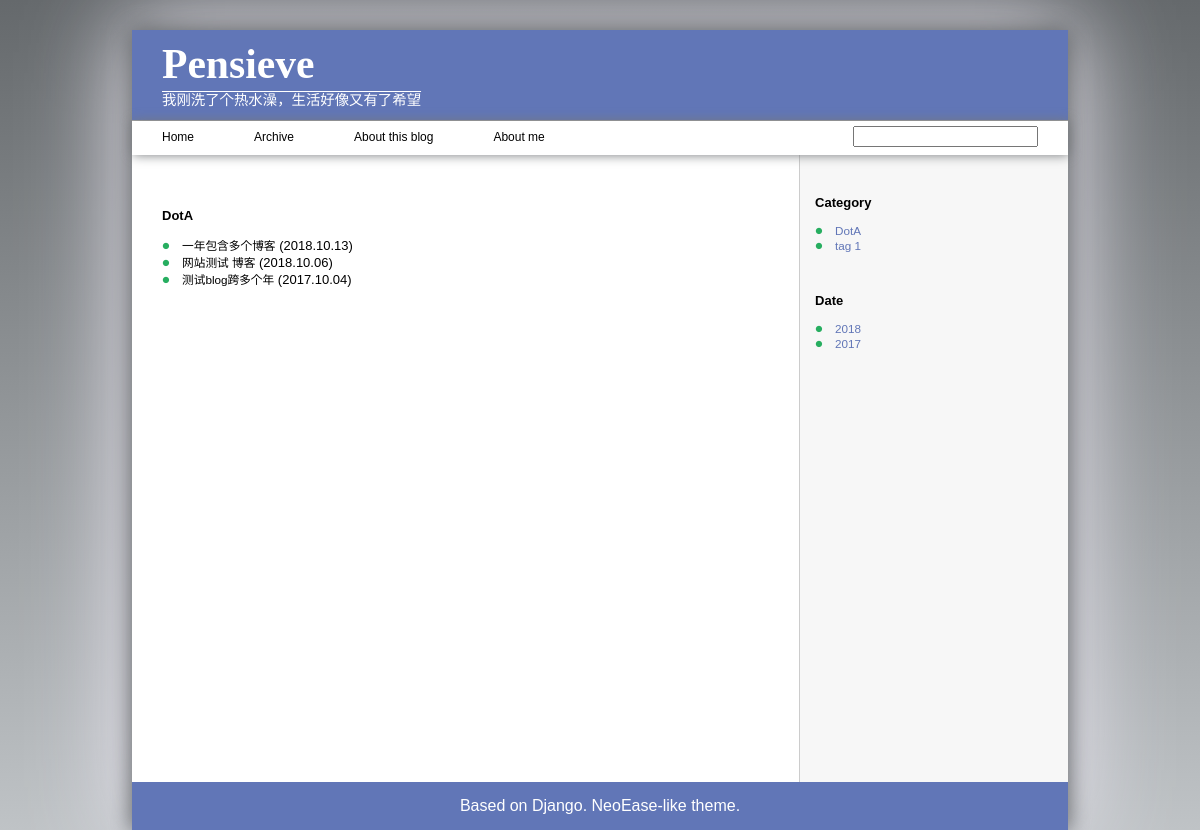
/blog/category/DotA/, run on an earlier commit of the app's database.
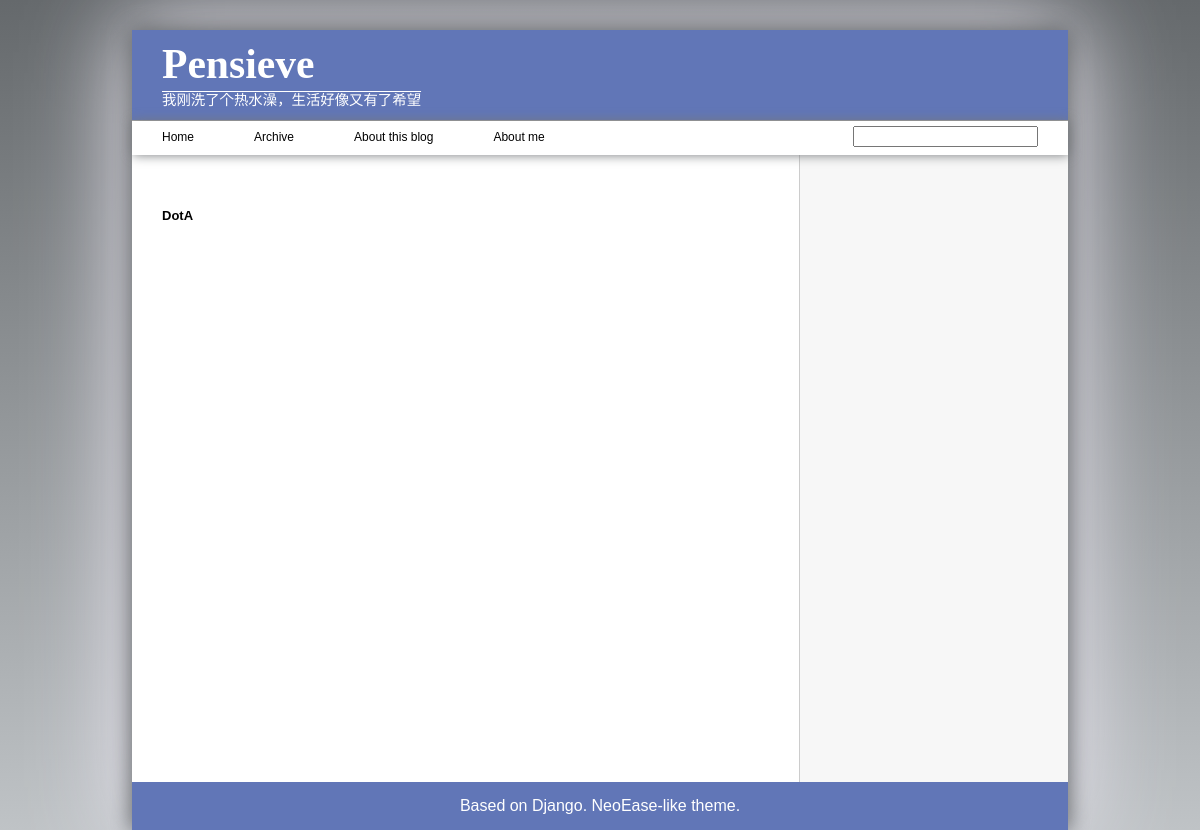
And on a later commit of the database.
### blog/models.py (models this page shows, shortened)
class Blog(models.Model):
    blog_author = models.ForeignKey(BlogAuthor, on_delete=models.PROTECT, default=1)
    post_date = models.DateField(default=date.today)
    tags = models.ManyToManyField(Tag)
    title = models.CharField(max_length=50)
    slug = models.CharField(max_length=50, unique_for_date="post_date")
    content = models.TextField()
    class Meta:
        ordering = ['-post_date']
    def get_absolute_url(self):
        return reverse(
            'blog-detail',
            kwargs={
                'year': self.post_date.year,
                'month': self.post_date.month,
                'day': self.post_date.day,
                'slug': self.slug
            }
        )

class Tag(models.Model):
    tag = models.CharField(max_length=20, help_text="Define a tag.")

### blog/views.py (the view)
# urls.py: path('category/<str:tag>/', views.TagArchiveView.as_view(), name='blog-tag-archive'),
class TagArchiveView(generic.ListView):
    model = Blog
    template_name = "blog/blog_archive_tag.html"
    def get_queryset(self):
        tag = get_object_or_404(Tag, tag=self.kwargs['tag'])
        blog_with_tag = Blog.objects.filter(tags=tag)
        return blog_with_tag
    def get_context_data(self, **kwargs):
        context = super().get_context_data(**kwargs)
        context['tag'] = self.kwargs['tag']
        return context

### blog/templatetags/sidebar.py (called while the page is built)
@register.simple_tag
def sidebar_context():
    blog_list = Blog.objects.all()
    date_list = Blog.objects.dates('post_date', 'year', 'DESC')
    tag_list = Tag.objects.exclude(blog__isnull=True).order_by('tag')
    context = {
        'blog_list': blog_list,
        'date_list': date_list,
        'tag_list': tag_list,
    }
    return context

### blog/templates/blog/blog_archive_tag.html
{% extends "base_generic.html" %}
{% block content %}
<div id="archive-tag-container">
  <p class="archive-title">{{ tag }}</p>
  <ul class="archive-list">
    {% for blog in blog_list %}
      <li><a class="theme-text-color blog-title" href="{{ blog.get_absolute_url }}">{{ blog.title }}</a> ({{ blog.post_date|date:"Y.m.d"}})
    {% endfor %}
  </ul>
</div>
{% endblock %}

### blog/templates/base_generic.html (shortened to what this page needs)
<!DOCTYPE html>
<html lang="en">
  <head>
    {% load static %}
    <link rel="stylesheet" href="{% static 'blog/css/styles.css' %}">
  </head>
  <body>
    <header class="theme-background">
      <p id="site-name"><a class="theme-text-color header" href="{% url 'index' %}">Pensieve</a></p>
      <p id="slogan" class="theme-text-color header">我刚洗了个热水澡，生活好像又有了希望</p>
    </header>
    <nav class="main-nav">
      <ul>
        <li><a href="{% url 'index' %}" {% if request.path == "/blog/" %}class="active"{% endif %}>Home</a>
        <li><a href="{% url 'archive' %}" {% if request.path == "/blog/archive/" %}class="active"{% endif %}>Archive</a>
        <li><a href="{% url 'about-this-blog' %}" {% if request.path == "/blog/about-this-blog" %}class="active"{% endif %}>About this blog</a>
        <li><a href="{% url 'about-me' %}" {% if request.path == "/blog/about-me" %}class="active"{% endif %}>About me</a>
      </ul>
      <form action="">
        <input id="search">
      </form>
    </nav>
    <main>
      <section id="main-content">
        {% block content %}{% endblock %}
      </section>
      {% block sidebar %}
        <section id="sidebar">
          {% load sidebar %}
          {% sidebar_context as context %}
          {% if context.blog_list %}
            <div class="category">
              <p>Category</p>
              <ul>
                {% for category in context.tag_list %}
                <li><a class="theme-text-color archive" href="{% url 'blog-tag-archive' category.tag %}">{{ category.tag }}</a>
                {% endfor %}
              </ul>
            </div>
            <div class="date">
              <p>Date</p>
              <ul>
                {% for date in context.date_list %}
                <li><a class="theme-text-color archive" href="{% url 'blog-year-archive' date.year %}">{{ date|date:"Y" }}</a>
                {% endfor %}
              </ul>
            </div>
          {% endif %}
        </section>
      {% endblock %}
    </main>
    <footer class="theme-background theme-text-color footer">
      Based on Django. NeoEase-like theme.
    </footer>

What changed in the data, as far as the page shows it:
no longer on one of the page's lists (row unchanged): Tag: tag "DotA"
removed Blog: title "一年包含多个博客", post_date "2018.10.13"
removed Blog: title "网站测试 博客", post_date "2018.10.06"
removed Blog: title "测试blog跨多个年", post_date "2017.10.04"
no longer on this page (row unchanged): Tag: tag "tag 1"
Also different on the page:
text no longer shown: "Category Date"
list line gone: "2018"
list line gone: "2017"
